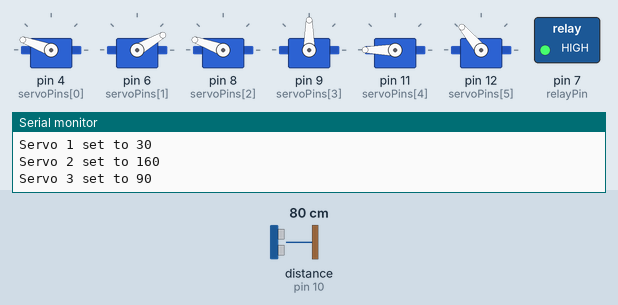
Simulated run of this sketch. Board: Arduino Uno, built with avr-gcc and run on an emulated ATmega328P. Parts: 6 × servo, switched loads named in the sketch (green lamp = pin HIGH), the last lines printed to the serial monitor. The test bench sets the inputs (shaded band); at power-on: distance to the obstacle (sensor on pin 10) 80 cm. The echo pulse lasts 58.3 µs per cm; pins used as bus, display or sensor lines are not drawn.

Above: at 6.6 s.
At 13.5 s:
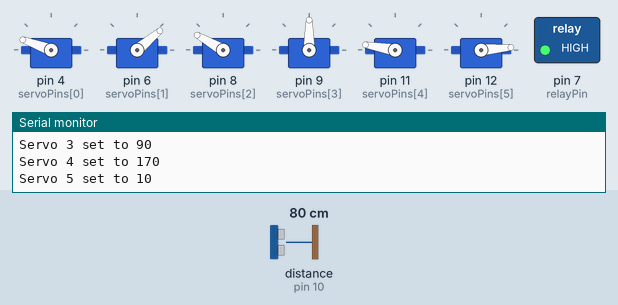
At 18.6 s:
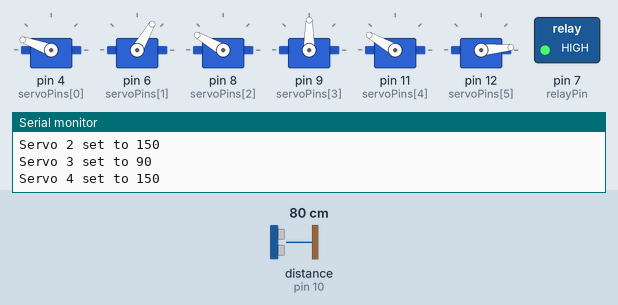
At 25.9 s:
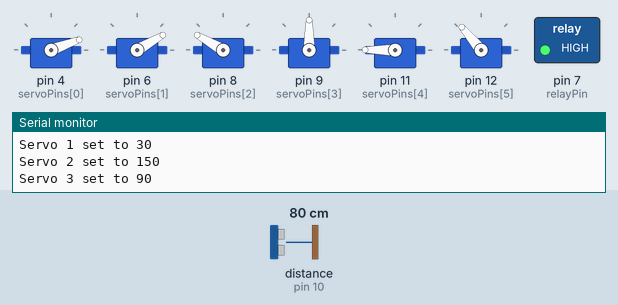
At 31.1 s:
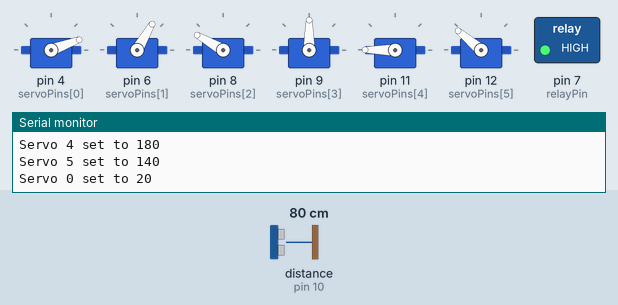
At 37.6 s:
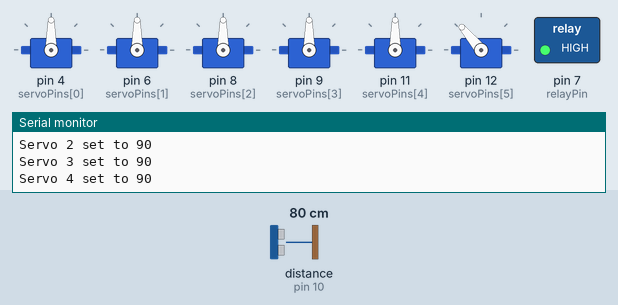
Timing chart, 0 to 39.1 s (numbered marks = the images above):
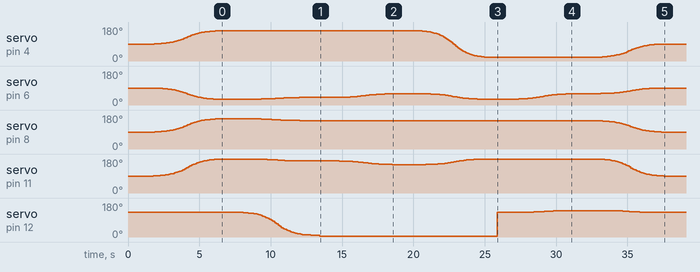

Measured:
- by itself, servo on pin 8 (servoPins[2]): rises from 90° to 160° in 4.5 s, then falls to 90° in 31.0 s
- by itself, servo on pin 4 (servoPins[0]): 90° → 91° at 1.8 s, → 92° 0.36 s later, → 93° 0.12 s later, → 94° 0.24 s later, … (111 changes in this stretch)
- by itself, servo on pin 6 (servoPins[1]): 90° → 89° at 1.8 s, → 88° 0.36 s later, → 87° 0.24 s later, → 86° 0.12 s later, … (139 changes in this stretch)

The sketch:

sketch_may22a.ino
```cpp
#include <Servo.h>

// Servo objects
Servo servos[6]; // 0:base, 1:shoulder, 2:elbow, 3:wristPitch, 4:wristRoll, 5:gripper
const byte servoPins[6] = {4, 6, 8, 9, 11, 12};

// Ultrasonic and Pump (ACTIVE-LOW RELAY)
const int trigPin = 5;     // D2
const int echoPin = 10;     // D3
const int relayPin = 7;    // D5 (connected to relay IN)


// Movement parameters
const int moveDuration = 6000; // ms per movement
const int gripDelay = 100;     // ms for grip/release

// Safety limits
const int angleLimits[6][2] = {
  {10, 180}, {10, 180}, {10, 180}, {10, 180}, {10, 180}, {0, 180}
};

// Calibrated positions
const int homePos[6] = {90, 90, 90, 90, 90, 130};
const int approachPos[6] = {160, 30, 160, 90, 180, 130};
const int pickPos[6] = {160, 40, 150, 90, 170, 10};    // Gripper closed to 5°
const int liftPos[6] = {160, 60, 150, 90, 150, 5};    // Keep closed
const int releasePos[6] = {20, 30, 150, 90, 180, 140}; // Gripper open to 120°

void setup() {
  Serial.begin(9600);

  // Initialize ultrasonic and relay (ACTIVE-LOW)
  pinMode(trigPin, OUTPUT);
  pinMode(echoPin, INPUT);
  pinMode(relayPin, OUTPUT);
  digitalWrite(relayPin, HIGH); // Start with pump OFF

  // Attach servos
  for(int i=0; i<6; i++) {
    servos[i].attach(servoPins[i]);
    safeWrite(i, homePos[i]);
  }
  delay(1000);
}

void loop() {
  pickAndPlaceCycle();
  delay(7000); // Pause between cycles
}
// ----------------------------
// Existing movement functions (unchanged)
// ----------------------------
void smoothMove(const int target[6], bool moveGripper = true) {
  int start[6];
  float current[6];
  unsigned long startTime = millis();

  for(int i=0; i<6; i++) {
    start[i] = servos[i].read();
    current[i] = start[i];
    if(!moveGripper && i==5) continue;
    validateAngle(i, target[i]);
  }

  while(millis() - startTime < moveDuration) {
    float progress = easeInOutCubic(float(millis() - startTime) / moveDuration);
    for(int i=0; i < (moveGripper ? 6 : 5); i++) {
      current[i] = start[i] + (target[i] - start[i]) * progress;
      safeWrite(i, round(current[i]));
    }
    delay(20);
  }

  for(int i=0; i < (moveGripper ? 6 : 5); i++) {
    safeWrite(i, target[i]);
  }
}

float easeInOutCubic(float t) {
  return t < 0.5 ? 4 * t * t * t : 1 - pow(-2 * t + 2, 3) / 2;
}

void pickAndPlaceCycle() {
  /* ----- PICK PHASE ----- */
  smoothMove(approachPos);
  delay(100);

  smoothMove(pickPos);
  safeWrite(5, 5); // Close gripper firmly
  delay(gripDelay);

  smoothMove(liftPos);

  /* ----- TRANSPORT PHASE ----- */
  smoothMove(releasePos, false); // Move without changing gripper

  /* ----- RELEASE & DISPENSE PHASE ----- */
  safeWrite(5, 130); // Open gripper
  delay(100);

  // Check for cup and dispense


  // Return home
  int clearPos[6];
  memcpy(clearPos, releasePos, sizeof(releasePos));
  clearPos[1] = 60; // Lift shoulder
  smoothMove(clearPos);

  smoothMove(homePos);

  if(checkCupPresent()) {
    delay(2000); // Wait 2 seconds
     // Run pump for 2 seconds
  }
}

// Ultrasonic distance check
bool checkCupPresent() {
  digitalWrite(trigPin, LOW);
  delayMicroseconds(2);
  digitalWrite(trigPin, HIGH);
  delayMicroseconds(10);
  digitalWrite(trigPin, LOW);

  float distance = pulseIn(echoPin, HIGH) * 0.034 / 2;

  if (distance < 10) {
    delay (2000); // If cup is detected within 10 cm
    digitalWrite(relayPin, LOW); // Turn ON pump (Relay active LOW)
    delay(4000); // Run for 2 seconds
    digitalWrite(relayPin, HIGH); // Turn OFF pump
  }

  delay(500);
}


// Pump control (ACTIVE-LOW RELAY)


void safeWrite(int servoIndex, int angle) {
  angle = constrain(angle, angleLimits[servoIndex][0], angleLimits[servoIndex][1]);
  servos[servoIndex].write(angle);
  Serial.print("Servo "); Serial.print(servoIndex);
  Serial.print(" set to "); Serial.println(angle);
}

void validateAngle(int servoIndex, int angle) {
  if(angle < angleLimits[servoIndex][0] || angle > angleLimits[servoIndex][1]) {
    Serial.print("WARNING: Servo ");
    Serial.print(servoIndex);
    Serial.print(" target ");
    Serial.print(angle);
    Serial.print(" exceeds limits (");
    Serial.print(angleLimits[servoIndex][0]);
    Serial.print(",");
    Serial.print(angleLimits[servoIndex][1]);
    Serial.println(")");
  }
}
```
